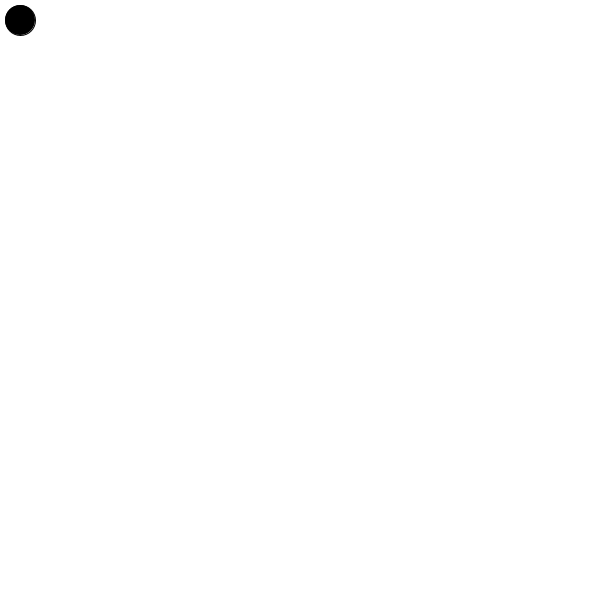
Frame 1 (no input)
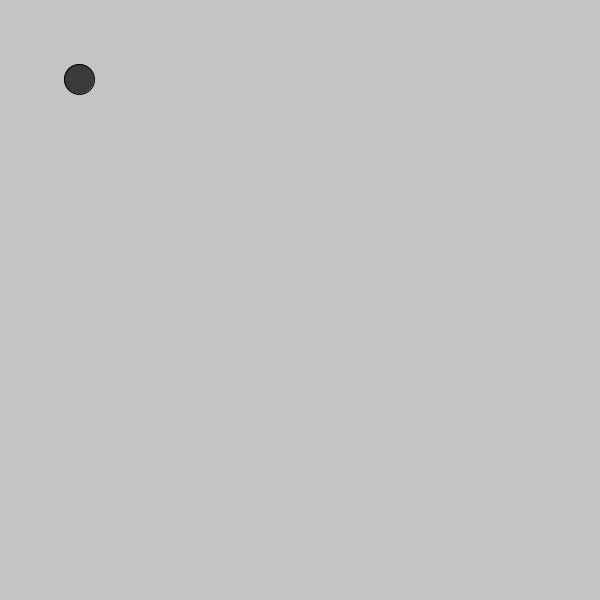
Frame 60 (the mouse pressed at the canvas centre just before this capture)
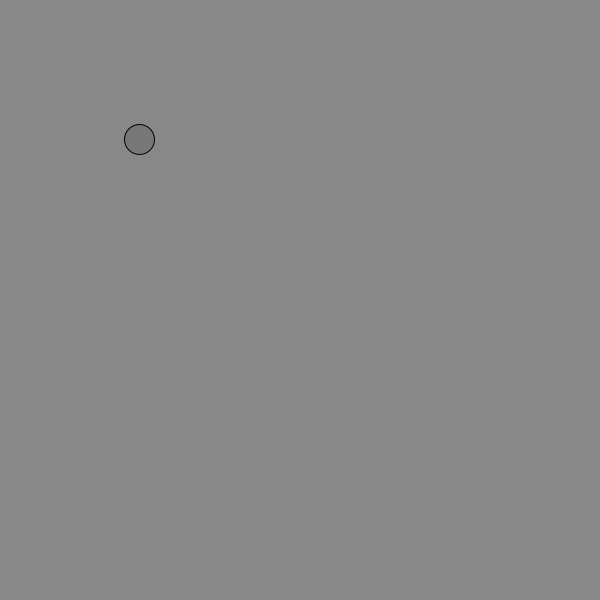
Frame 120 (the mouse held since frame 60 and released just before this capture)

The Processing sketch that drew these frames (run headless with seeded random() and noise(); from frame 60 on, the mouse is pressed at the canvas centre):

// Processing sketch: Aula3
// ── Aula3.pde
int posicaox, posicaoy;
int velocidadex, velocidadey;
int raio;
int cor;

void setup()
{
  posicaox = 20;
  posicaoy = 20;
  velocidadex = 1;
  velocidadey = 1;
  raio = 30;
  cor = 255;
  size(600,600);
  background(255);
}

void draw()
{
 background(cor);
  fill(255 - cor);
  ellipse(posicaox, posicaoy,raio,raio);
  cor -= 1;
  posicaox = posicaox + velocidadex;
  posicaoy = posicaoy + velocidadey;
  if(posicaox == 600)
  {
    posicaox = 20;
  }
  
  if(posicaoy == 600)
  {
    posicaoy = 20;
  }
  if(cor == 0)
  {
    cor = 255;
  }
}
